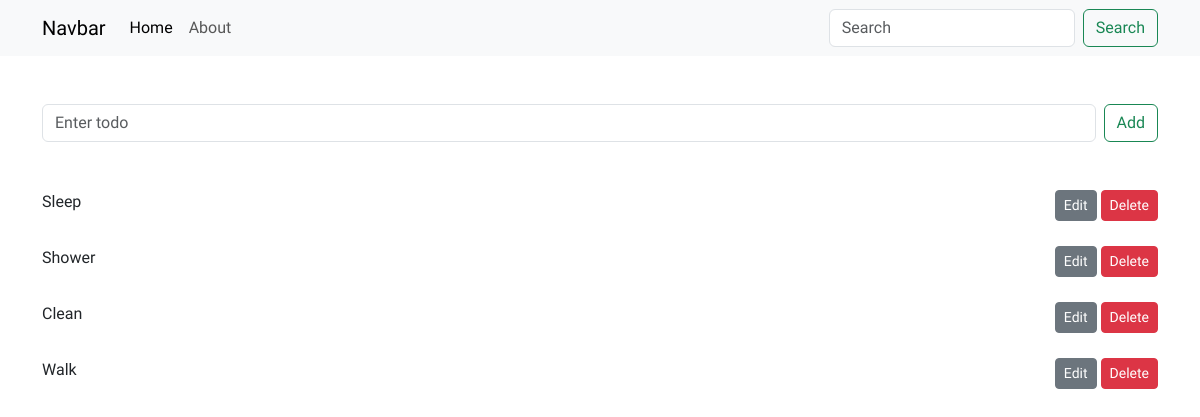
Before: / with the older database file.
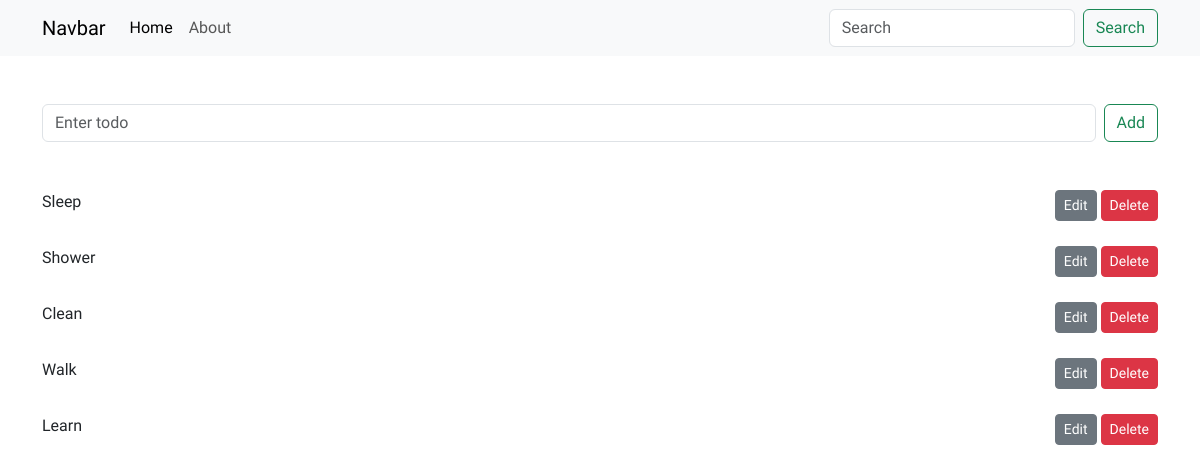
After: the same page with the newer database file.
### todo/models.py (models this page shows, shortened)
class Todo(models.Model):
    task = models.CharField(max_length=500)
    completed = models.BooleanField(default=False)

### todo/views.py (the view)
# urls.py: path("", views.index, name="home"),
def index(request):
    todos = Todo.objects.all()
    q = request.GET.get("q")
    if q:
        todos = Todo.objects.filter(task__icontains=q)
    if request.method == "POST":
        my_todo = request.POST.get("my_todo")
        todo = Todo(task=my_todo)
        todo.save()
        return redirect("home")
    context = {"todos": todos}
    return render(request, "todo/index.html", context)

### todo/templates/todo/index.html (shortened to what this page needs)
{% extends 'common.html'%}
{%block content%}
{% include 'navbar.html'%}
<div class="container mt-5">
    <form class="d-flex mb-5" role="search" method="post">
        <input name="my_todo" class="form-control me-2" type="search" placeholder="Enter todo" aria-label="Search">
        <button class="btn btn-outline-success" type="submit">Add</button>
    </form>
    {%for todo in todos%}
    <div class="my-3 d-flex justify-content-between">
        <p>{{todo.task}}</p>
        <div>
            <a href="{%url 'edit' todo.id%}"><button class="btn btn-secondary btn-sm">Edit</button></a>
            <a href="{%url 'delete' todo.id%}"><button class="btn btn-danger btn-sm">Delete</button></a>
        </div>
    </div>
    {%endfor%}
</div>
{%endblock content%}

### templates/common.html (shortened to what this page needs)
<!doctype html>
<html lang="en">
<head>
    <link href="https://cdn.jsdelivr.net/npm/bootstrap@5.3.3/dist/css/bootstrap.min.css" rel="stylesheet"
>
    <link href="https://fonts.bunny.net/css?family=lexend:200,300,400,500,600" rel="stylesheet" />
</head>
<body style="font-family: 'Lexend', sans-serif;">
    {%block content%}
    {%endblock content%}
</body>
</html>

### templates/navbar.html (shortened to what this page needs)
<nav class="navbar navbar-expand-lg bg-body-tertiary">
    <div class="container">
        <a class="navbar-brand" href="{%url 'home'%}">Navbar</a>
        <div class="collapse navbar-collapse" id="navbarSupportedContent">
            <ul class="navbar-nav me-auto mb-2 mb-lg-0">
                <li class="nav-item">
                    <a class="nav-link active" aria-current="page" href="{%url 'home'%}">Home</a>
                </li>
                <li class="nav-item">
                    <a class="nav-link" href="{%url 'about'%}">About</a>
                </li>
            </ul>
            <form class="d-flex" role="search" action="{%url 'home'%}">
                <input name="q" class="form-control me-2" type="search" placeholder="Search" aria-label="Search">
                <button class="btn btn-outline-success" type="submit">Search</button>
            </form>
        </div>
    </div>
</nav>

Changed rows visible on the page:
added Todo: task "Learn"
